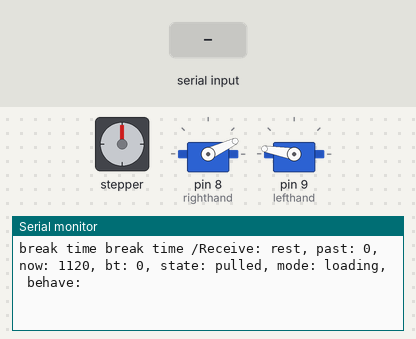
A sketch run on a simulated Arduino Uno, built with avr-gcc and run on an emulated ATmega328P. Parts: stepper motor, 2 × servo, the last lines printed to the serial monitor. Wiring (inferred from the names in the program): stepper motor driver (1300 steps per turn assumed): step pin 3; direction pin 2. The inputs (shaded band) are chosen by the test bench.

Above: at 1.2 s.
1.3 s: "loading\n" received over Serial
At 2.2 s:
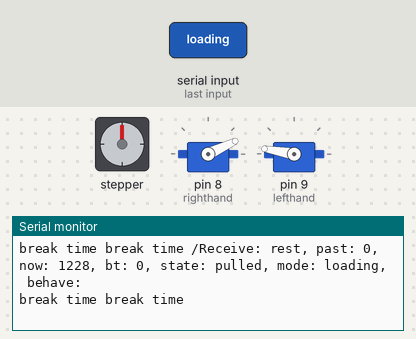
3.8 s: "lo\n" received over Serial
At 4.7 s:
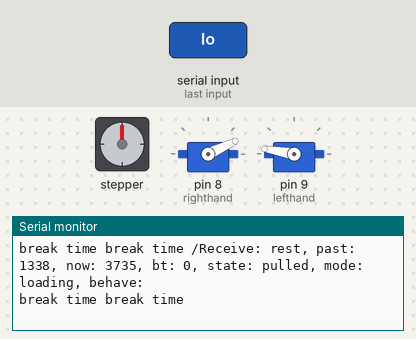
6.8 s: "o\n" received over Serial
At 7.6 s:
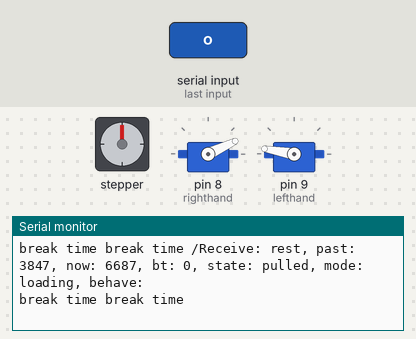
Timing chart, 0 to 9.8 s (numbered marks = the images above; inputs shaded):
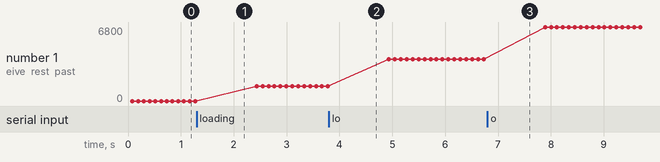

The sketch:

Onboardcode2.0.ino
```cpp
#include <Servo.h>

Servo lefthand;
Servo righthand;

#define rclose 25
#define lclose 170
#define ropen 130
#define lopen 70

int rev = 1;
//
int pos = 0;
#define dirPin 2
#define stepPin 3
#define stepsPerRevolution 1300
#define dtime 1000
//
String order = "rest";
String state = "pulled";
String arm_mode = "loading";
//
int i = 0;
unsigned long past = 0; // 과거 시간 저장 변수
unsigned long breaktime = 0;
//

void setup()
{
  //
  Serial.begin(9600);
  Serial.flush();

  // Declare pins as output:
  pinMode(stepPin, OUTPUT);
  pinMode(dirPin, OUTPUT);

  righthand.attach(8);
  lefthand.attach(9);

  righthand.write(rclose);
  lefthand.write(lclose);
}

// Pulling
void clockwise(int lap)
{
  // Spin the stepper motor 1 revolution slowly:
  for (int i = 0; i < lap * stepsPerRevolution; i++) {
    // These four lines result in 1 step:
    digitalWrite(stepPin, HIGH);
    delayMicroseconds(dtime);
    digitalWrite(stepPin, LOW);
    delayMicroseconds(dtime);
  }
  state = "pulled";
  righthand.write(rclose);
  lefthand.write(lclose);
}

// Pushing
void counter_clockwise(int lap)
{
  // open servo
  righthand.write(ropen);
  lefthand.write(lopen);
  delay(500);
  // Spin the stepper motor 1 revolution quickly:
  for (int i = 0; i < lap * stepsPerRevolution; i++) {
    // These four lines result in 1 step:
    digitalWrite(stepPin, HIGH);
    delayMicroseconds(dtime);
    digitalWrite(stepPin, LOW);
    delayMicroseconds(dtime);
  }
  close_servo();
  state = "pushed";
  delay(100);
  //pull
  Serial.println("Moving Clockwise");
  digitalWrite(dirPin, HIGH);
  clockwise(rev);
}

void close_servo() {
  if (arm_mode == "loading") {
    Serial.print("loading: ");
    righthand.write(rclose);
    lefthand.write(lclose);
    delay(1000);
  }
  else Serial.print("unloading: ");
}

void loop() {
  unsigned long now = millis();

  // Serial.read();
  //  delay(100);


  if (Serial.available())
  {
    order = Serial.readStringUntil(' '); // Read a string until a newline character

    // Convert the string to an integer
    //order = input.toInt();

    //    while (Serial.available())
    //    {
    //      Serial.read(); // Clear any remaining characters in the serial buffer
    //    }
    Serial.read();

    past = now;
  }

  // 이전 명령이 현재와 일정 시간 초과시 명령 무효화
  if (now - past >= 3000)
  {
    order = "nomsg";
  }


  if (order == "lo") arm_mode = "loading";
  else if (order == "o") arm_mode = "loading";
  else if (order == " o") arm_mode = "loading";
  else if (order == "olo") arm_mode = "loading";
  else if (order == "un") arm_mode = "unloading";
  else if (order == "n") arm_mode = "unloading";
  else if (order == " n") arm_mode = "unloading";
  else if (order == "nun") arm_mode = "unloading";

  // 시리얼 메시지 전송
  Serial.print(" /Receive: ");
  Serial.print(order);
  Serial.print(", past: ");
  Serial.print(past);
  Serial.print(", now: ");
  Serial.print(now);
  Serial.print(", bt: ");
  Serial.print(breaktime);
  Serial.print(", state: ");
  Serial.print(state);
  Serial.print(", mode: ");
  Serial.print(arm_mode);
  Serial.println(", behave: ");

  if (now - breaktime <= 10000)
  {
    order = "rest";
    Serial.print("break time ");
  }


  // 명령
  if (now - breaktime <= 10000)
  {
    order = "rest";
    Serial.print("break time");
  }
  else if (order == "push" && state == "pulled")
  {
    // Set the spinning direction counterclockwise:
    digitalWrite(dirPin, LOW);
    Serial.println("Moving Counter Clockwise");
    counter_clockwise(rev);
    breaktime = now;
    delay(100);
  }
  else if (order == "ush" && state == "pulled")
  {
    // Set the spinning direction counterclockwise:
    digitalWrite(dirPin, LOW);
    Serial.println("Moving Counter Clockwise");
    counter_clockwise(rev);
    breaktime = now;
    delay(100);
  }

  //  else if (order == "pull" && state == "pushed")
  //  {
  //    // Set the spinning direction clockwise:
  //    digitalWrite(dirPin, HIGH);
  //    Serial.println("Moving Clockwise");
  //    clockwise(rev);
  //    state = "pulled";
  //    delay(100);
  //  }
  //  else if (order == "ull" && state == "pushed")
  //  {
  //    // Set the spinning direction clockwise:
  //    digitalWrite(dirPin, HIGH);
  //    Serial.println("Moving Clockwise");
  //    clockwise(rev);
  //    state = "pulled";
  //    delay(100);
  //  }

  else
  {
    Serial.println("resting ");
  }
}
```

Measured:
- after the input at 1.3 s, the serial monitor: prints a new line after 0.08 s (image 1)
